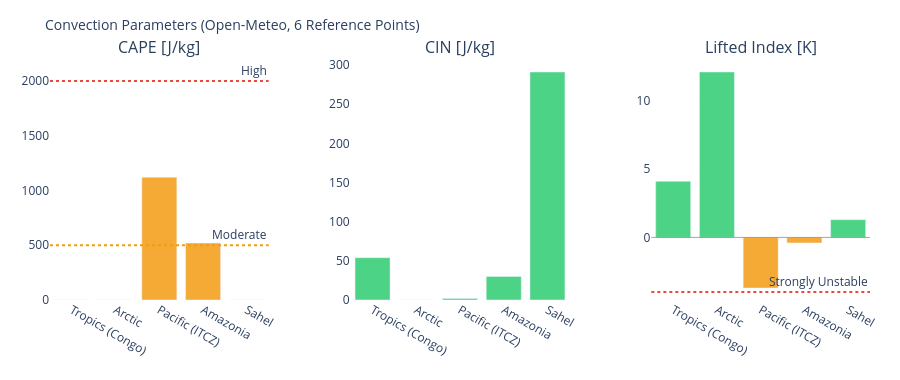

Notebook code for this chart:
### Markdown cell above
---
## 3. Visualizations

### Code cell
# ============================================================
# CAPE / CIN / LIFTED INDEX – Convection potential
# ============================================================

if not df_atm.empty:
    fig = make_subplots(
        rows=1, cols=3,
        subplot_titles=['CAPE [J/kg]', 'CIN [J/kg]', 'Lifted Index [K]'],
        horizontal_spacing=0.1
    )
    pts = df_atm['point'].tolist()
    pt_colors = ['#E85D24','#185FA5','#888780','#378ADD','#639922','#F2A623']

    # CAPE – höher = mehr Gewitterpotential
    cape_vals = df_atm['cape'].fillna(0).tolist()
    cape_colors = ['#e74c3c' if v > 2000 else '#f39c12' if v > 500 else '#2ecc71'
                   for v in cape_vals]
    fig.add_trace(go.Bar(x=pts, y=cape_vals, marker_color=cape_colors,
                         opacity=0.85, showlegend=False), row=1, col=1)
    fig.add_hline(y=2000, line_dash='dot', line_color='#e74c3c',
                  annotation_text='High', row=1, col=1)
    fig.add_hline(y=500,  line_dash='dot', line_color='#f39c12',
                  annotation_text='Moderate', row=1, col=1)

    # CIN – negativer = stärker gedeckelt (weniger Auslöse)
    cin_vals = df_atm['cin'].fillna(0).tolist()
    cin_colors = ['#e74c3c' if v < -200 else '#f39c12' if v < -50 else '#2ecc71'
                  for v in cin_vals]
    fig.add_trace(go.Bar(x=pts, y=cin_vals, marker_color=cin_colors,
                         opacity=0.85, showlegend=False), row=1, col=2)

    # Lifted Index – negativ = instabil
    li_vals = df_atm['li'].fillna(0).tolist()
    li_colors = ['#e74c3c' if v < -4 else '#f39c12' if v < 0 else '#2ecc71'
                 for v in li_vals]
    fig.add_trace(go.Bar(x=pts, y=li_vals, marker_color=li_colors,
                         opacity=0.85, showlegend=False), row=1, col=3)
    fig.add_hline(y=0, line_color='gray', line_width=0.7, row=1, col=3)
    fig.add_hline(y=-4, line_dash='dot', line_color='#e74c3c',
                  annotation_text='Strongly Unstable', row=1, col=3)

    fig.update_layout(
        title=dict(text='Convection Parameters (Open-Meteo, 6 Reference Points)', font=dict(size=14)),
        height=380, plot_bgcolor='rgba(0,0,0,0)', paper_bgcolor='rgba(0,0,0,0)',
        margin=dict(l=50, r=30, t=60, b=80)
    )
    fig.update_xaxes(tickangle=30)
    fig.show()

### Figure 1 — Plotly figure (JSON) as saved in the notebook; plotly's stock layout.template omitted (floating-point values rounded to 4 significant figures)
{"data": [{"marker": {"color": ["#2ecc71", "#2ecc71", "#f39c12", "#f39c12", "#2ecc71"]}, "opacity": 0.85, "showlegend": false, "type": "bar", "x": ["Tropics (Congo)", "Arctic", "Pacific (ITCZ)", "Amazonia", "Sahel"], "xaxis": "x", "y": [0.0, 0.0, 1120.0, 520.0, 0.0], "yaxis": "y"}, {"marker": {"color": ["#2ecc71", "#2ecc71", "#2ecc71", "#2ecc71", "#2ecc71"]}, "opacity": 0.85, "showlegend": false, "type": "bar", "x": ["Tropics (Congo)", "Arctic", "Pacific (ITCZ)", "Amazonia", "Sahel"], "xaxis": "x2", "y": [54.0, 0.0, 2.0, 30.0, 291.0], "yaxis": "y2"}, {"marker": {"color": ["#2ecc71", "#2ecc71", "#f39c12", "#f39c12", "#2ecc71"]}, "opacity": 0.85, "showlegend": false, "type": "bar", "x": ["Tropics (Congo)", "Arctic", "Pacific (ITCZ)", "Amazonia", "Sahel"], "xaxis": "x3", "y": [4.1, 12.1, -3.7, -0.4, 1.3], "yaxis": "y3"}], "layout": {"annotations": [{"font": {"size": 16}, "showarrow": false, "text": "CAPE [J/kg]", "x": 0.1333, "xanchor": "center", "xref": "paper", "y": 1.0, "yanchor": "bottom", "yref": "paper"}, {"font": {"size": 16}, "showarrow": false, "text": "CIN [J/kg]", "x": 0.5, "xanchor": "center", "xref": "paper", "y": 1.0, "yanchor": "bottom", "yref": "paper"}, {"font": {"size": 16}, "showarrow": false, "text": "Lifted Index [K]", "x": 0.8667, "xanchor": "center", "xref": "paper", "y": 1.0, "yanchor": "bottom", "yref": "paper"}, {"showarrow": false, "text": "High", "x": 1, "xanchor": "right", "xref": "x domain", "y": 2000, "yanchor": "bottom", "yref": "y"}, {"showarrow": false, "text": "Moderate", "x": 1, "xanchor": "right", "xref": "x domain", "y": 500, "yanchor": "bottom", "yref": "y"}, {"showarrow": false, "text": "Strongly Unstable", "x": 1, "xanchor": "right", "xref": "x3 domain", "y": -4, "yanchor": "bottom", "yref": "y3"}], "height": 380, "margin": {"b": 80, "l": 50, "r": 30, "t": 60}, "paper_bgcolor": "rgba(0,0,0,0)", "plot_bgcolor": "rgba(0,0,0,0)", "shapes": [{"line": {"color": "#e74c3c", "dash": "dot"}, "type": "line", "x0": 0, "x1": 1, "xref": "x domain", "y0": 2000, "y1": 2000, "yref": "y"}, {"line": {"color": "#f39c12", "dash": "dot"}, "type": "line", "x0": 0, "x1": 1, "xref": "x domain", "y0": 500, "y1": 500, "yref": "y"}, {"line": {"color": "gray", "width": 0.7}, "type": "line", "x0": 0, "x1": 1, "xref": "x3 domain", "y0": 0, "y1": 0, "yref": "y3"}, {"line": {"color": "#e74c3c", "dash": "dot"}, "type": "line", "x0": 0, "x1": 1, "xref": "x3 domain", "y0": -4, "y1": -4, "yref": "y3"}], "title": {"font": {"size": 14}, "text": "Convection Parameters (Open-Meteo, 6 Reference Points)"}, "xaxis": {"anchor": "y", "domain": [0.0, 0.2667], "tickangle": 30}, "xaxis2": {"anchor": "y2", "domain": [0.3667, 0.6333], "tickangle": 30}, "xaxis3": {"anchor": "y3", "domain": [0.7333, 1.0], "tickangle": 30}, "yaxis": {"anchor": "x", "domain": [0.0, 1.0]}, "yaxis2": {"anchor": "x2", "domain": [0.0, 1.0]}, "yaxis3": {"anchor": "x3", "domain": [0.0, 1.0]}}}
